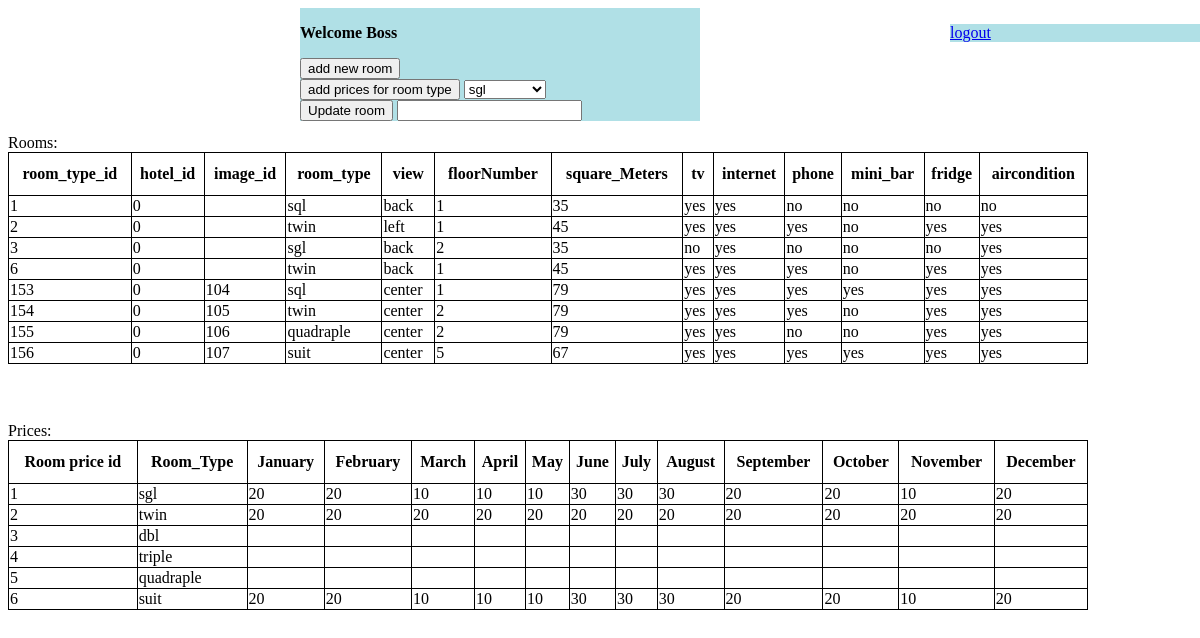
The app's page /loggedAdmin.php with its own data.
### tables this page shows
CREATE TABLE IF NOT EXISTS `room_type` (
  `room_type_id` int(11) NOT NULL AUTO_INCREMENT,
  `hotel_id` int(11) DEFAULT NULL,
  `image_id` int(11) DEFAULT NULL,
  `room_type` varchar(100) DEFAULT NULL,
  `view` varchar(25) DEFAULT NULL,
  `floor` varchar(1) DEFAULT NULL,
  `square_Meters` float(80,0) DEFAULT NULL,
  `tv` varchar(3) DEFAULT NULL,
  `internet` varchar(3) DEFAULT NULL,
  `phone` varchar(3) DEFAULT NULL,
  `mini_bar` varchar(3) DEFAULT NULL,
  `fridge` varchar(3) DEFAULT NULL,
  `aircondition` varchar(3) DEFAULT NULL,
  PRIMARY KEY (`room_type_id`),
  KEY `hotel_id` (`hotel_id`),
  KEY `image_id` (`image_id`)
);

CREATE TABLE IF NOT EXISTS `room_price` (
  `price_id` int(11) NOT NULL AUTO_INCREMENT,
  `room_type` varchar(50) NOT NULL DEFAULT '',
  `January` float DEFAULT NULL,
  `February` float DEFAULT NULL,
  `March` float DEFAULT NULL,
  `April` float DEFAULT NULL,
  `May` float DEFAULT NULL,
  `June` float DEFAULT NULL,
  `July` float DEFAULT NULL,
  `August` float DEFAULT NULL,
  `September` float DEFAULT NULL,
  `October` float DEFAULT NULL,
  `November` float DEFAULT NULL,
  `December` float DEFAULT NULL,
  PRIMARY KEY (`price_id`)
);

### functionsUser.php (called while the page is built, shortened)
<?php
function showAllRoom()
{
		$query = mysql_query("SELECT * FROM `room_type` ");
		return $query;
}
?>

### functionsAdmin.php (called while the page is built, shortened)
<?php
function showAllRoomPrices()
{
		$query = mysql_query("SELECT * FROM `room_price` ");
		return $query;
}
?>

### loggedAdmin.php (the view, shortened to what this page needs)
<?php
require("functionsUser.php");
require("functionsAdmin.php");
?>
<!DOCTYPE html>
<html>
<body>
<head>
</head>
<body>
<b class='mid'>
<?php echo"<p>Welcome Boss  <b>".$_SESSION["admin_name"]."</b></p>"; ?>
<form method='post' action = 'newRoomForm.php'>
<input type='submit' value='add new room'  />
</form>
<form method='post' action = 'newRoomPriceForm.php'>
<input type='submit' value='add prices for room type'  />
		<select name="room_name">
						<option>sgl</option>
		</select>
</form>
<form method='post' action = 'updateRoomForm.php'>
<input type='submit' value='Update room'  />
<input type='text'  name='room_id'/>
</form>
</b>
</body>
</html>
<?php
echo "<p class='mid1'> <a href='./logout.php'> logout </a> </p>";
echo "Rooms:";
$showAllRomm_query=showAllRoom();
echo "<table border=2>";
echo"
<tr>
<th>room_type_id</th>
<th>hotel_id</th>
<th>image_id</th>
<th>room_type</th>
<th>view</th>
<th>floorNumber</th>
<th>square_Meters</th>
<th>tv</th>
<th>internet</th>
<th>phone</th>
<th>mini_bar</th>
<th>fridge</th>
<th>aircondition</th>
</tr>
";
while($row = mysql_fetch_row($showAllRomm_query))
			{
			echo "<tr> ";
			foreach($row as $cell)
				echo "<td>  $cell</td> ";
			echo "</tr>";
			 }
echo "</table>";
echo "Prices:";
$showAllRoomPrices_query=showAllRoomPrices();
echo "<table border=2>";
echo"
<tr>
<th>Room price id</th>
<th>Room_Type</th>
<th>January</th>
<th>February</th>
<th>March</th>
<th>April</th>
<th>May</th>
<th>June</th>
<th>July</th>
<th>August</th>
<th>September</th>
<th>October</th>
<th>November</th>
<th>December</th>
</tr>
";
while($row = mysql_fetch_row($showAllRoomPrices_query))
			{
			echo "<tr> ";
			foreach($row as $cell)
				echo "<td>  $cell </td> ";
			echo "</tr>";
			 }
   echo "</table>";
?>

### loggedAdmin.php (style rules this page uses)
.mid { position:absolute; right:500px; width:400px; background-color:#b0e0e6; }
.mid1 { position:absolute; right:000px; width:250px; background-color:#b0e0e6; }
table { border-collapse:collapse; position:absolute; }
table, td, th { border:1px solid black; }
table { width:90%; }
th { height:40px; }

### records on screen
room_type: cell "1", hotel "0", room_type "sql", view "back", square_Meters "35", cell "yes", cell "no"
room_type: room_type_id "2", hotel "0", room_type "twin", view "left", floor "1", square_Meters "45", cell "yes", mini_bar "no"
room_type: room_type_id "3", hotel "0", room_type "sgl", view "back", floor "2", square_Meters "35", cell "no", cell "yes"
room_type: room_type_id "6", hotel "0", room_type "twin", view "back", floor "1", square_Meters "45", cell "yes", mini_bar "no"
room_type: room_type_id "153", hotel "0", image "104", room_type "sql", view "center", floor "1", square_Meters "79", cell "yes"
room_type: room_type_id "154", hotel "0", image "105", room_type "twin", view "center", floor "2", square_Meters "79", cell "yes", mini_bar "no"
room_type: room_type_id "155", hotel "0", image "106", room_type "quadraple", view "center", floor "2", square_Meters "79", cell "yes", cell "no"
room_type: room_type_id "156", hotel "0", image "107", room_type "suit", view "center", floor "5", square_Meters "67", cell "yes"
room_price: price_id "1", room_type "sgl", cell "20", cell "10", cell "30"
room_price: price_id "2", room_type "twin", cell "20"
room_price: price_id "3", room_type "dbl"
room_price: price_id "4", room_type "triple"
room_price: price_id "5", room_type "quadraple"
room_price: price_id "6", room_type "suit", cell "20", cell "10", cell "30"
